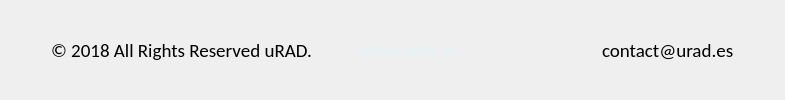
       <widget class="QWidget" name="footerWidget" native="true">
        <layout class="QGridLayout" name="gridLayout_4">
         <item row="0" column="0">
          <layout class="QHBoxLayout" name="horizontalLayout_17">
           <item>
            <spacer name="horizontalSpacer_40">
             <property name="orientation">
              <enum>Qt::Horizontal</enum>
             </property>
             <property name="sizeType">
              <enum>QSizePolicy::Maximum</enum>
             </property>
             <property name="sizeHint" stdset="0">
              <size>
               <width>40</width>
               <height>20</height>
              </size>
             </property>
            </spacer>
           </item>
           <item>
            <widget class="QLabel" name="label_Copyright">
             <property name="sizePolicy">
              <sizepolicy hsizetype="Maximum" vsizetype="Preferred">
               <horstretch>0</horstretch>
               <verstretch>0</verstretch>
              </sizepolicy>
             </property>
             <property name="font">
              <font>
               <family>Calibri</family>
               <pointsize>14</pointsize>
              </font>
             </property>
             <property name="text">
              <string>© 2018 All Rights Reserved uRAD.</string>
             </property>
            </widget>
           </item>
           <item>
            <spacer name="horizontalSpacer_37">
             <property name="orientation">
              <enum>Qt::Horizontal</enum>
             </property>
             <property name="sizeType">
              <enum>QSizePolicy::Minimum</enum>
             </property>
             <property name="sizeHint" stdset="0">
              <size>
               <width>40</width>
               <height>20</height>
              </size>
             </property>
            </spacer>
           </item>
           <item>
            <widget class="QLabel" name="uRAD_link">
             <property name="sizePolicy">
              <sizepolicy hsizetype="Maximum" vsizetype="Preferred">
               <horstretch>0</horstretch>
               <verstretch>0</verstretch>
              </sizepolicy>
             </property>
             <property name="font">
              <font>
               <family>Calibri</family>
               <pointsize>14</pointsize>
               <underline>false</underline>
              </font>
             </property>
             <property name="text">
              <string>&lt;a href=&quot;http://www.urad.es&quot; style=&quot;text-decoration:none; color: rgb(227, 243, 248);&quot;&gt;www.urad.es&lt;/a&gt;</string>
             </property>
             <property name="textFormat">
              <enum>Qt::RichText</enum>
             </property>
             <property name="openExternalLinks">
              <bool>true</bool>
             </property>
             <property name="textInteractionFlags">
              <set>Qt::TextBrowserInteraction</set>
             </property>
            </widget>
           </item>
           <item>
            <spacer name="horizontalSpacer_38">
             <property name="orientation">
              <enum>Qt::Horizontal</enum>
             </property>
             <property name="sizeType">
              <enum>QSizePolicy::Minimum</enum>
             </property>
             <property name="sizeHint" stdset="0">
              <size>
               <width>40</width>
               <height>20</height>
              </size>
             </property>
            </spacer>
           </item>
           <item>
            <widget class="QLabel" name="label_24">
             <property name="sizePolicy">
              <sizepolicy hsizetype="Fixed" vsizetype="Fixed">
               <horstretch>0</horstretch>
               <verstretch>0</verstretch>
              </sizepolicy>
             </property>
             <property name="minimumSize">
              <size>
               <width>50</width>
               <height>50</height>
              </size>
             </property>
             <property name="maximumSize">
              <size>
               <width>50</width>
               <height>50</height>
              </size>
             </property>
             <property name="text">
              <string/>
             </property>
             <property name="pixmap">
              <pixmap>../images/simbolo_urad_original_ajustado.png</pixmap>
             </property>
             <property name="scaledContents">
              <bool>true</bool>
             </property>
             <property name="alignment">
              <set>Qt::AlignCenter</set>
             </property>
            </widget>
           </item>
           <item>
            <spacer name="horizontalSpacer_39">
             <property name="orientation">
              <enum>Qt::Horizontal</enum>
             </property>
             <property name="sizeType">
              <enum>QSizePolicy::Minimum</enum>
             </property>
             <property name="sizeHint" stdset="0">
              <size>
               <width>40</width>
               <height>20</height>
              </size>
             </property>
            </spacer>
           </item>
           <item>
            <widget class="QLabel" name="label_email">
             <property name="sizePolicy">
              <sizepolicy hsizetype="Maximum" vsizetype="Preferred">
               <horstretch>0</horstretch>
               <verstretch>0</verstretch>
              </sizepolicy>
             </property>
             <property name="font">
              <font>
               <family>Calibri</family>
               <pointsize>14</pointsize>
              </font>
             </property>
             <property name="text">
              <string>contact@urad.es</string>
             </property>
            </widget>
           </item>
           <item>
            <spacer name="horizontalSpacer_41">
             <property name="orientation">
              <enum>Qt::Horizontal</enum>
             </property>
             <property name="sizeType">
              <enum>QSizePolicy::Maximum</enum>
             </property>
             <property name="sizeHint" stdset="0">
              <size>
               <width>40</width>
               <height>20</height>
              </size>
             </property>
            </spacer>
           </item>
          </layout>
         </item>
        </layout>
       </widget>
